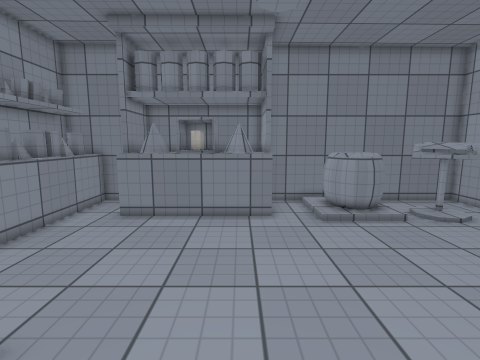
View 1 (above)

14 first-person views from a walk through a scene from a Unity 3-D project. The camera is 1.5 m above the floor, tilts 8° down and sees 85° across. The floor is counted in squares, 0.4 m on a side. Each view is taken from the middle of a square. On the plan, view 1 faces up. The plan holds only what a view shows up to about 20 squares ahead; the rest is blank. The player character is not drawn. Surface patterns are stand-ins for the level's own textures.

View 2
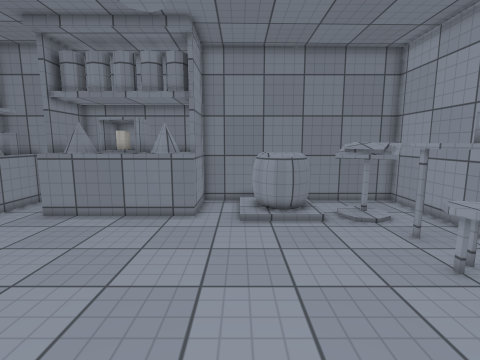

View 3
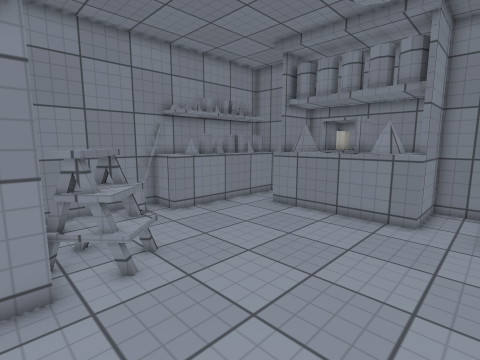

View 4
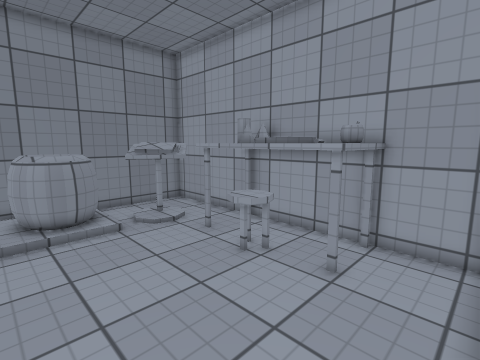

View 5
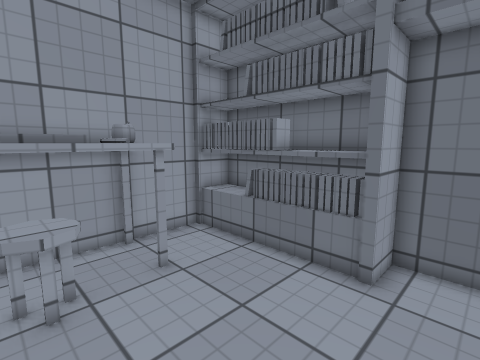

View 6
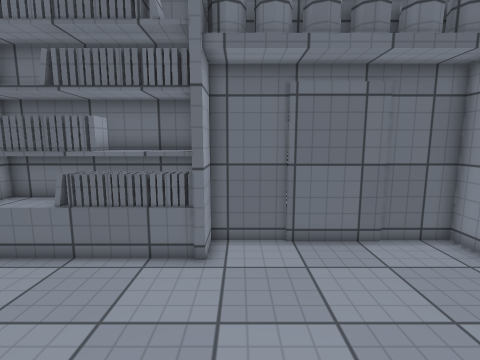

View 7
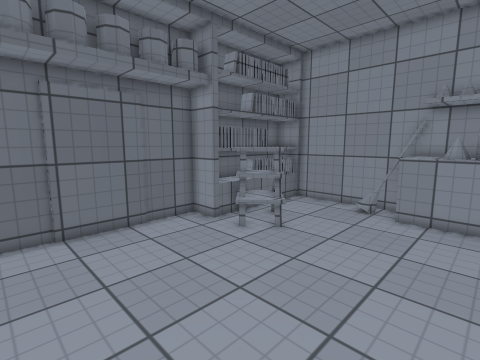

View 8
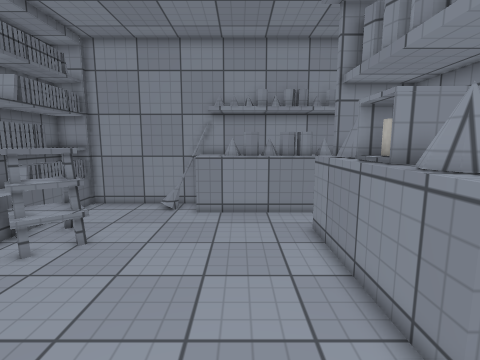

View 9
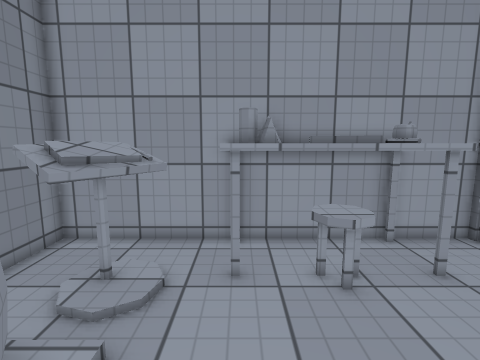

View 10
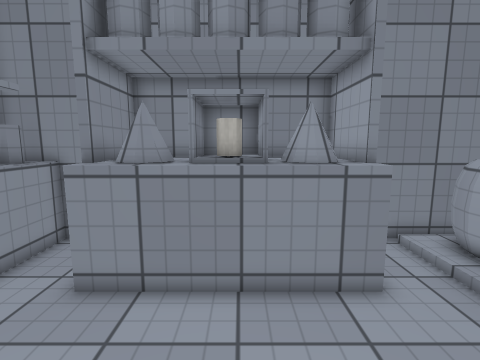

View 11
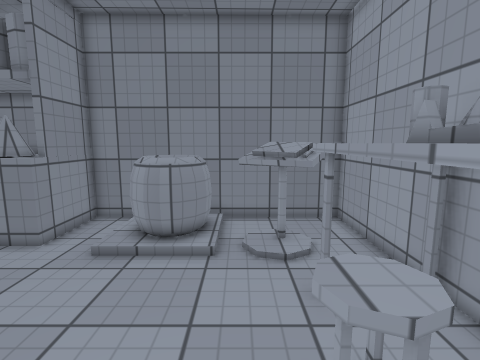

View 12
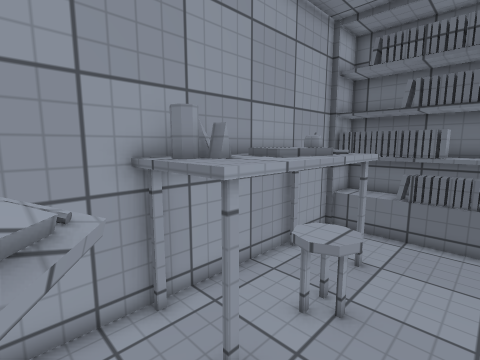

View 13
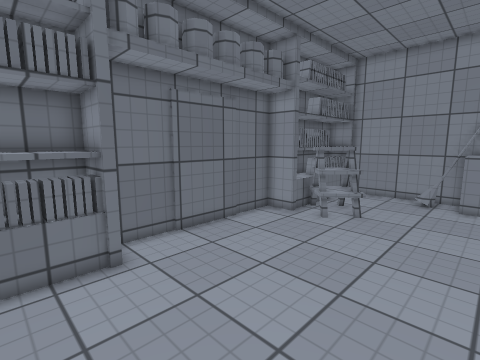

View 14
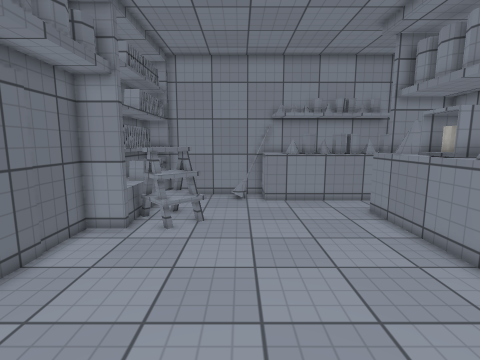

### Floor plan
Key: @ floor where view 1 was taken; # wall or solid block; . main floor; : floor 0.25 m higher than the main floor; / step, stairs or slope; = window, fence, low wall or low ledge; O other object.
Columns run from 11 left of view 1 to 14 right of it. Each row starts with its distance up from view 1.
 17 #O## OOOOOOOO#############
 16 OOO. OOOOOOOOO..OOO:.....#
 15 OOO..OOOOOOOOO..OOOO.O ..#
 14 OOO..OOOOOOOOO..O OOOOOO.#
 13 OOO..OOOOOOOOO..OOO/OO#O.#
 12 OOO...................O .#
 11 OOO....................OO#
 10 OOO...................OOOO
  9 OOO...................OOO#
  8 OOO..................OOOOO
  7 ##...................OO# O
  6 #=....................O#OO
  5 #.....................OO O
  4 #.....#...............OOO#
  3 #....#OO.................#
  2 #... ==#.................#
  1 #==######........OOOOOOOO#
  0 #########..@.....OOOOOOO O
 -1  #################OOOOOOO#

Positions as (right, up) in squares from view 1, and headings:
1: (0, 0), facing up
2: (4, 0), facing up
3: (4, 0), facing up-left
4: (4, 1), facing up-right
5: (4, 8), facing down-right
6: (5, 9), facing down
7: (5, 11), facing down-left
8: (5, 10), facing left
9: (4, 10), facing right
10: (-2, 7), facing up
11: (9, 4), facing up
12: (8, 13), facing down-right
13: (9, 9), facing down-left
14: (8, 6), facing left
